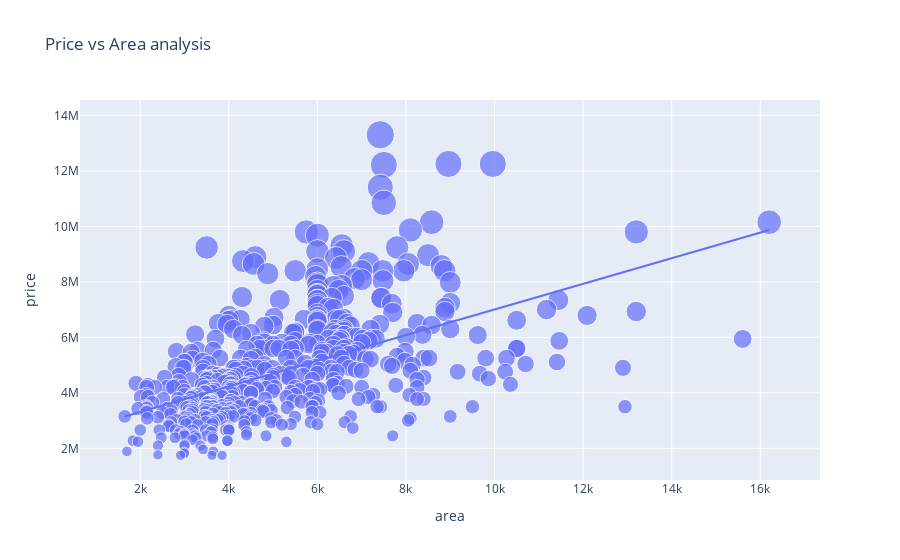

Notebook code for this chart:
### Code cell
figure = px.scatter(data_frame = df, 
                    x="area",
                    y="price", 
                    size="price", 
                    trendline="ols", 
                    title = "Price vs Area analysis")
figure.show()

### Figure 1 — Plotly figure (JSON) as saved in the notebook; plotly's stock layout.template omitted (floating-point values rounded to 4 significant figures; data arrays with more than 128 entries replaced by an {"elided": "..."} marker saying what was removed)
{"data": [{"hovertemplate": "area=%{x}<br>price=%{marker.size}<extra></extra>", "legendgroup": "", "marker": {"color": "#636efa", "size": {"elided": "545 int values"}, "sizemode": "area", "sizeref": 33250, "symbol": "circle"}, "mode": "markers", "name": "", "orientation": "v", "showlegend": false, "type": "scatter", "x": {"elided": "545 int values"}, "xaxis": "x", "y": {"elided": "545 int values"}, "yaxis": "y"}, {"hovertemplate": "<b>OLS trendline</b><br>price = 461.975 * area + 2.38731e+06<br>R<sup>2</sup>=0.287293<br><br>area=%{x}<br>price=%{y} <b>(trend)</b><extra></extra>", "legendgroup": "", "marker": {"color": "#636efa", "symbol": "circle"}, "mode": "lines", "name": "", "showlegend": false, "type": "scatter", "x": {"elided": "545 int values"}, "xaxis": "x", "y": {"elided": "545 float values"}, "yaxis": "y"}], "layout": {"legend": {"itemsizing": "constant", "tracegroupgap": 0}, "title": {"text": "Price vs Area analysis"}, "xaxis": {"anchor": "y", "domain": [0, 1], "title": {"text": "area"}}, "yaxis": {"anchor": "x", "domain": [0, 1], "title": {"text": "price"}}}}
